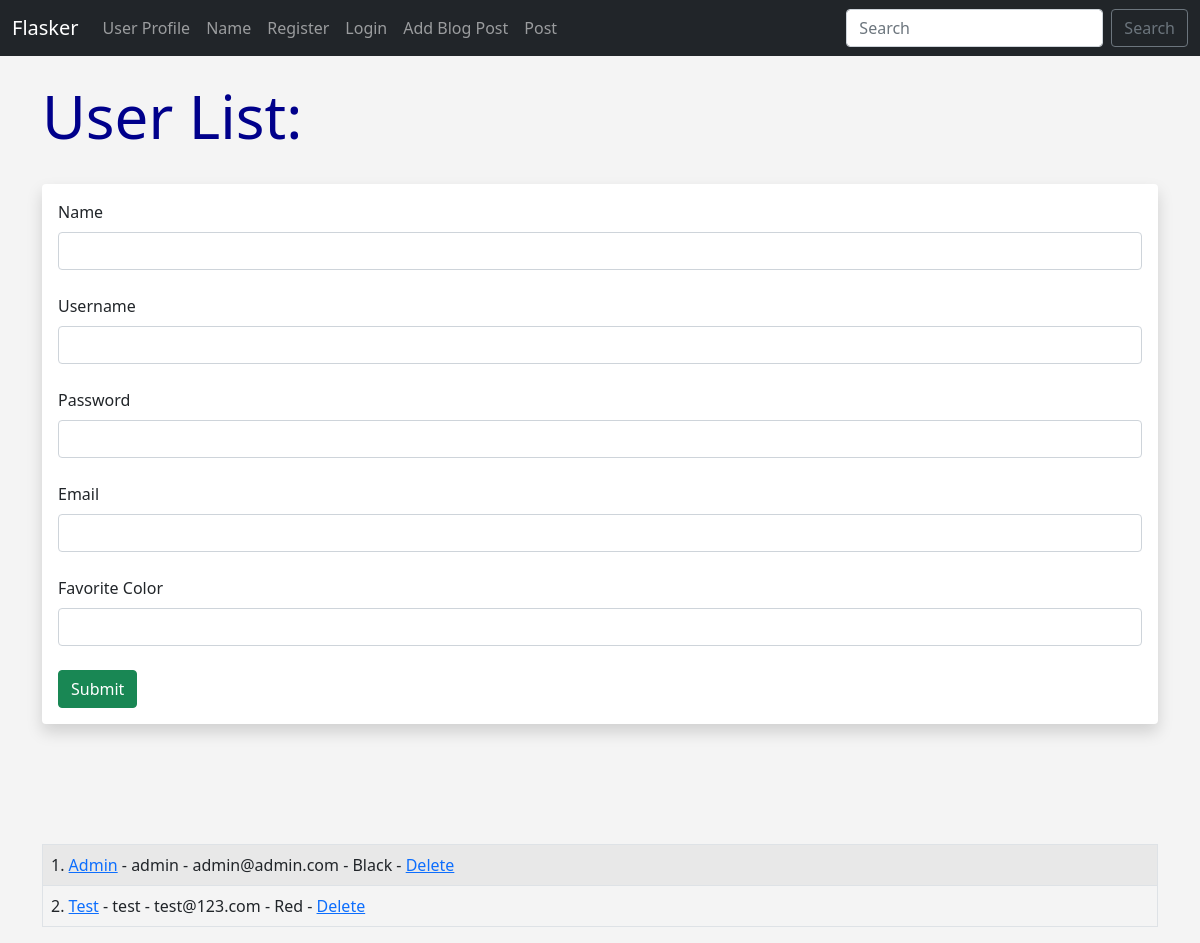
Screenshot of /user/add with the database file from the repository.
### main.py (models this page shows, shortened)
class Users(db.Model, UserMixin):
    id = db.Column(db.Integer, primary_key=True)
    username = db.Column(db.String(50), nullable=False, unique=True)
    password = db.Column(db.String(50), nullable=False)
    name = db.Column(db.String(200), nullable=False)
    email = db.Column(db.String(120), nullable=False, unique=True)
    favorite_color = db.Column(db.String(120))
    date_added = db.Column(db.DateTime, default=datetime.utcnow())

### main.py (the view, shortened to what this page needs)
@app.route('/user/add', methods=['GET', 'POST'])
def add_user():
    name = None
    form = UserForm()
    our_users = Users.query.order_by(Users.date_added)
    return render_template("add_user.html",
                           form=form,
                           name=name,
                           our_users=our_users)

### main.py
class UserForm(FlaskForm):
    name = StringField("Name", validators=[DataRequired()])
    username = StringField("Username", validators=[DataRequired()])
    password = StringField("Password", validators=[DataRequired()])
    email = StringField("Email", validators=[DataRequired()])
    favorite_color = StringField("Favorite Color", validators=[DataRequired()])
    submit = SubmitField("Submit")

class SearchForm(FlaskForm):
    searched = StringField("Searched", validators=[DataRequired()])
    submit = SubmitField("Submit")

### main.py (called while the page is built)
@app.context_processor
def base():
    form = SearchForm()
    return dict(form=form)

### templates/add_user.html (shortened to what this page needs)
{% extends 'base.html' %}
{% block content %}
{% if name %}
<h1>User Added!</h1>
<br><br>
<table class="table table-hover table-bordered table-striped">
    {% for our_user in our_users %}
    <tr>
        <td>{{ our_user.id }}. <a href="{{ url_for('update', id=our_user.id) }}">{{ our_user.name }}</a> -
            {{ our_user.email }} - {{ our_user.favorite_color }} -
            <a href="{{ url_for('delete', id=our_user.id) }}">Delete</a></td>
    </tr>
    {% endfor %}
</table>
{% else %}
<h1>User List:</h1>
<br>
<div class="shadow p-3 mb-5 bg-body rounded">
    <form method="POST">
        {{ form.name.label(
        class="form-label") }}
        {{ form.name(
        class="form-control") }}
        <br>
        {{ form.username.label(
        class="form-label") }}
        {{ form.username(
        class="form-control") }}
        <br>
        {{ form.password.label(
        class="form-label") }}
        {{ form.password(
        class="form-control", type="password") }}
        <br>
        {{ form.email.label(
        class="form-label") }}
        {{ form.email(
        class="form-control") }}
        <br>
        {{ form.favorite_color.label(
        class="form-label") }}
        {{ form.favorite_color(
        class="form-control") }}
        <br>
        {{ form.submit(class="btn btn-success") }}
    </form>
</div>
<br><br><br>
<table class="table table-hover table-bordered table-striped">
    {% for our_user in our_users %}
    <tr>
        <td>{{ our_user.id }}. <a href="{{ url_for('update', id=our_user.id) }}">{{ our_user.name }}</a> -
            {{ our_user.username }} - {{ our_user.email }} - {{ our_user.favorite_color }} -
        <a href="{{ url_for('delete', id=our_user.id) }}">Delete</a></td>
    </tr>
    {% endfor %}
</table>
{% endif %}
{% endblock %}

### static/css/style.css (style rules this page uses)
h1 { color: darkblue; font-size:60px; }
body { background: #f4f4f4; }

### rows the page displays
Users: id "1", name "Admin", username "admin", email "admin@admin.com", favorite_color "Black"
Users: id "2", name "Test", username "test", email "test@123.com", favorite_color "Red"
